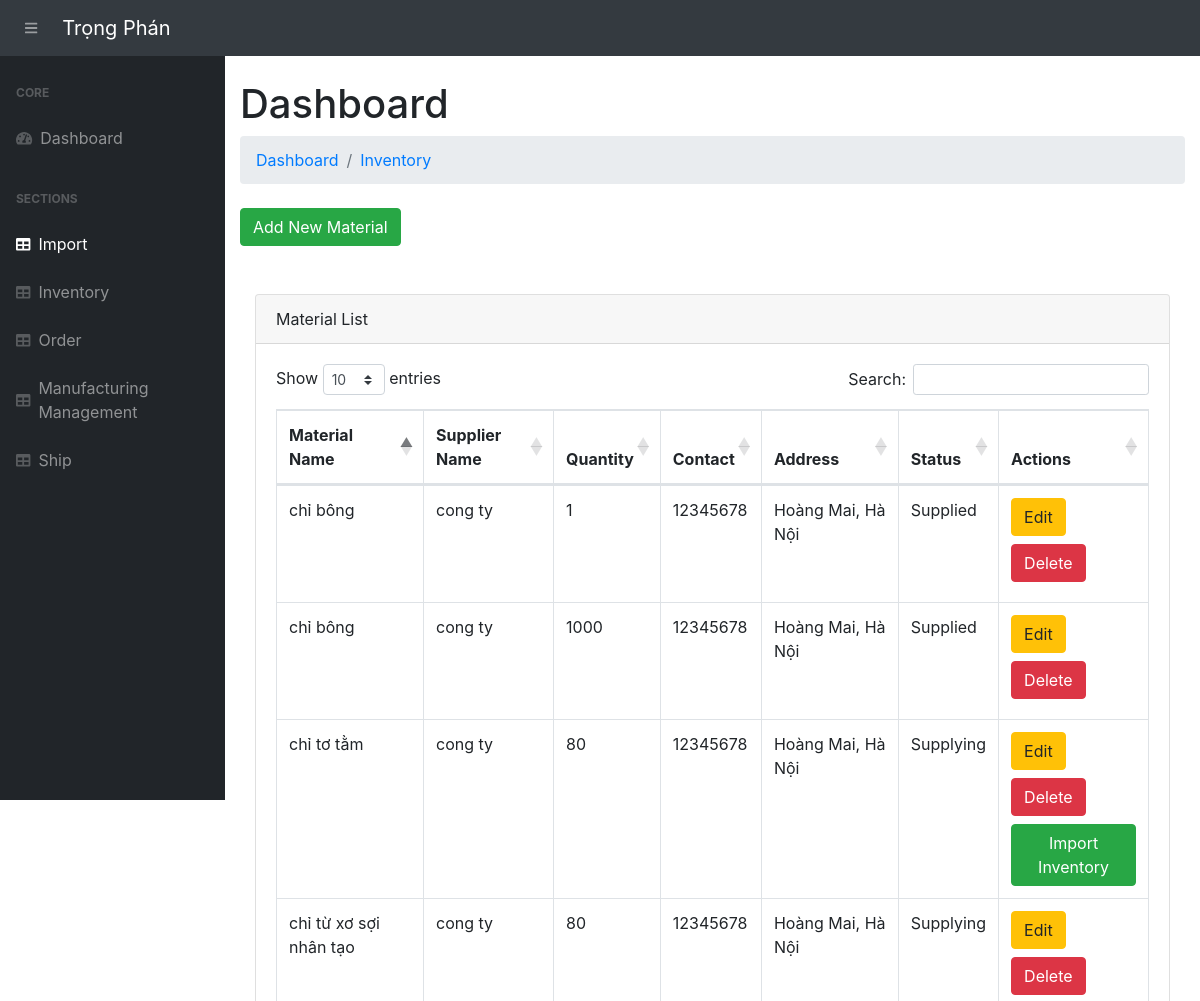
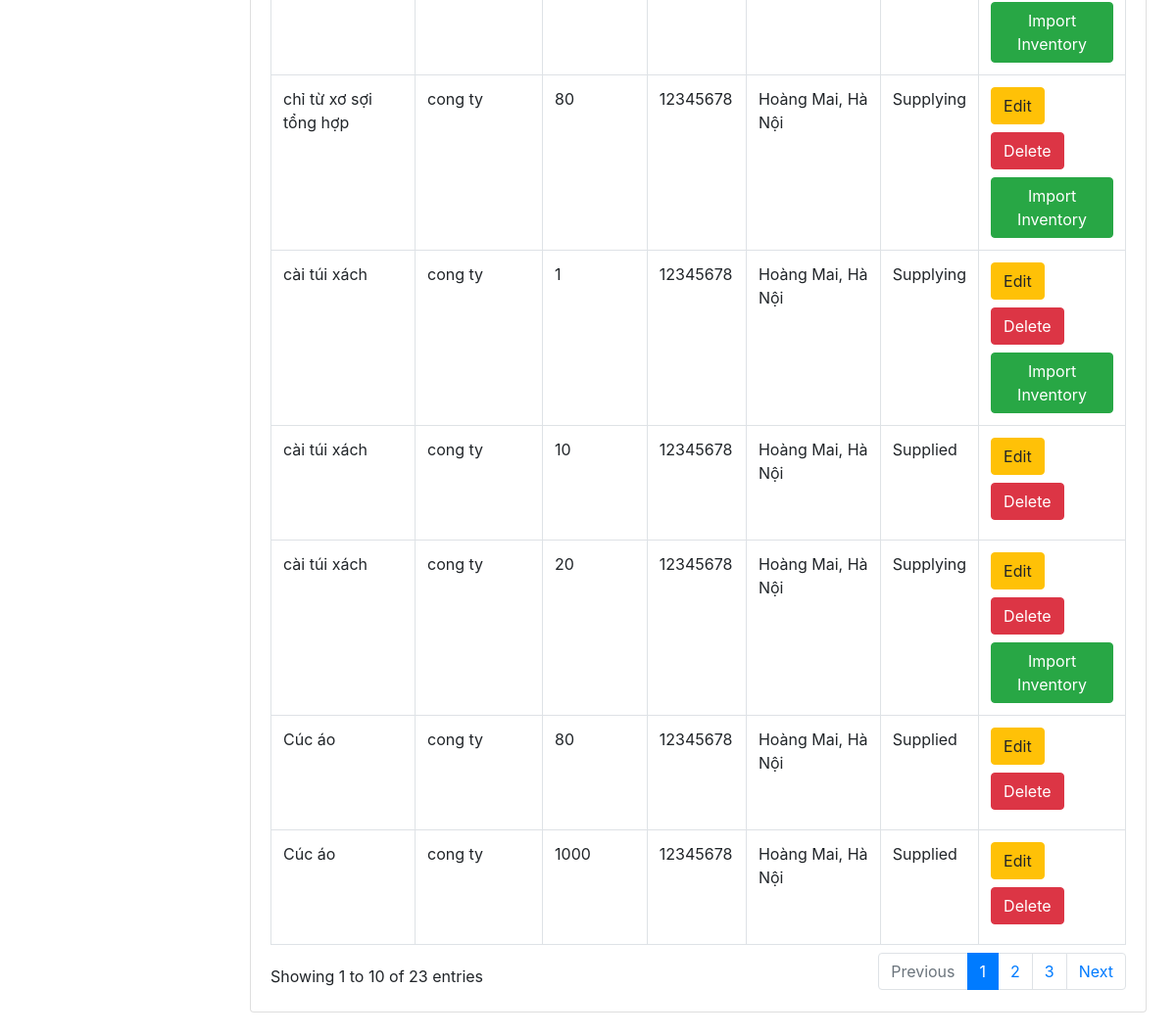
The app's page /import/ with its own data (2 pictures, top to bottom).
### app.py (models this page shows, shortened)
class Import(db.Model):
    __tablename__ = 'imports'
    import_id = db.Column(db.Integer, primary_key=True, autoincrement=True)
    material_name = db.Column(db.String(255), nullable=False)
    material_description = db.Column(db.String(255))
    quantity_in_stock = db.Column(db.Integer, default=0)
    reorder_level = db.Column(db.Integer, default=30)
    sup_name = db.Column(db.String(255), nullable=False)
    sup_contact_info = db.Column(db.String(255), nullable=False)
    sup_address = db.Column(db.String(255), nullable=False)
    status = db.Column(db.String(50), default="Supplying")
    section_name = db.Column(db.String(255))  # Section name for classification
    category = db.Column(db.String(255))  # Category of the material

### app.py (the view, shortened to what this page needs)
@app.route('/import/', methods=["GET", "POST"])
def view_import():
    imports = Import.query.all()
    return render_template("import.html", imports=imports)

### templates/import.html (shortened to what this page needs)
{% extends 'base.html' %}
{% block content %}
<main>
    <div class="container-fluid">
        <h1 class="mt-4">Dashboard</h1>
        <ol class="breadcrumb mb-4">
            <li class="breadcrumb-item"><a href="/">Dashboard</a></li>
            <li class="breadcrumb-item"><a href="/inventory/">Inventory</a></li>
        </ol>
        <a href="/add-import" class="btn btn-success">Add New Material</a>
        <br><br><br>
        <div class="container-fluid">
            <div class="card mb-4">
                <div class="card-header">Material List</div>
                <div class="card-body">
                    <table class="table table-bordered" id="dataTable" width="100%" cellspacing="0" >
                        <thead>
                            <tr>
                                <th>Material Name</th>
                                <th>Supplier Name</th>
                                <th>Quantity </th>
                                <th>Contact</th>
                                <th>Address</th>
                                <th>Status</th>
                                <th>Actions</th>
                            </tr>
                        </thead>
                        <tbody>
                            {% for import_record in imports %}
                                <tr>
                                    <td>{{ import_record.material_name }}</td>
                                    <td>{{ import_record.sup_name }}</td>
                                    <td>{{ import_record.quantity_in_stock }}</td>
                                    <td>{{import_record.sup_contact_info}}</td>
                                    <td>{{import_record.sup_address}}</td>
                                    <td>{{import_record.status}}</td>
                                    <td>
                                        <a href="/update-import/{{ import_record.import_id }}" class="btn btn-warning mb-2">Edit</a>
                                        <form action="{{ url_for('delete_import', import_id=import_record.import_id) }}" method="POST" style="display:inline;">
                                            <button type="submit" class="btn btn-danger mb-2" onclick="return confirm('Are you sure you want to delete this import item?')">Delete</button>
                                        </form>
                                        {% if import_record.status == 'Supplying' %}
                                        <br>
                                        <form action="{{ url_for('update_import_status', import_id=import_record.import_id) }}" method="POST">
                                            <button type="submit" class="btn btn-success">Import Inventory</button>
                                        </form>
                                    {% endif %}
                                    </td>
                                </tr>
                            {% endfor %}
                        </tbody>
                    </table>
                </div>
            </div>
        </div>
    </div>
</main>
{% endblock %}

### records on screen
Import: material_name "Cúc áo", sup_name "cong ty", quantity_in_stock "80", sup_contact_info "12345678", sup_address "Hoàng Mai, Hà Nội", status "Supplied"
Import: material_name "chỉ bông", sup_name "cong ty", quantity_in_stock "1", sup_contact_info "12345678", sup_address "Hoàng Mai, Hà Nội", status "Supplied"
Import: material_name "chỉ tơ tằm", sup_name "cong ty", quantity_in_stock "80", sup_contact_info "12345678", sup_address "Hoàng Mai, Hà Nội", status "Supplying"
Import: material_name "cài túi xách", sup_name "cong ty", quantity_in_stock "1", sup_contact_info "12345678", sup_address "Hoàng Mai, Hà Nội", status "Supplying"
Import: material_name "chỉ từ xơ sợi nhân tạo", sup_name "cong ty", quantity_in_stock "80", sup_contact_info "12345678", sup_address "Hoàng Mai, Hà Nội", status "Supplying"
Import: material_name "chỉ từ xơ sợi tổng hợp", sup_name "cong ty", quantity_in_stock "80", sup_contact_info "12345678", sup_address "Hoàng Mai, Hà Nội", status "Supplying"
Import: material_name "Cúc áo", sup_name "cong ty", quantity_in_stock "1000", sup_contact_info "12345678", sup_address "Hoàng Mai, Hà Nội", status "Supplied"
Import: material_name "chỉ bông", sup_name "cong ty", quantity_in_stock "1000", sup_contact_info "12345678", sup_address "Hoàng Mai, Hà Nội", status "Supplied"
Import: material_name "cài túi xách", sup_name "cong ty", quantity_in_stock "10", sup_contact_info "12345678", sup_address "Hoàng Mai, Hà Nội", status "Supplied"
Import: material_name "cài túi xách", sup_name "cong ty", quantity_in_stock "20", sup_contact_info "12345678", sup_address "Hoàng Mai, Hà Nội", status "Supplying"
